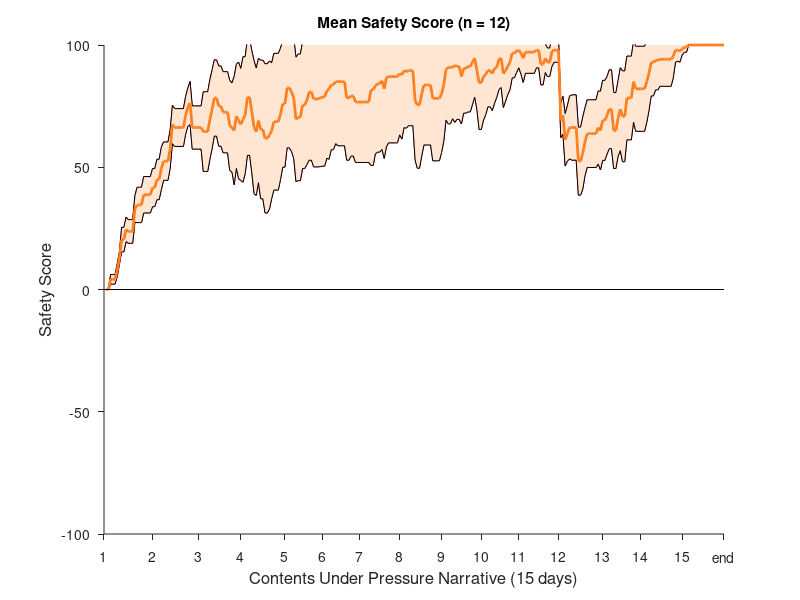
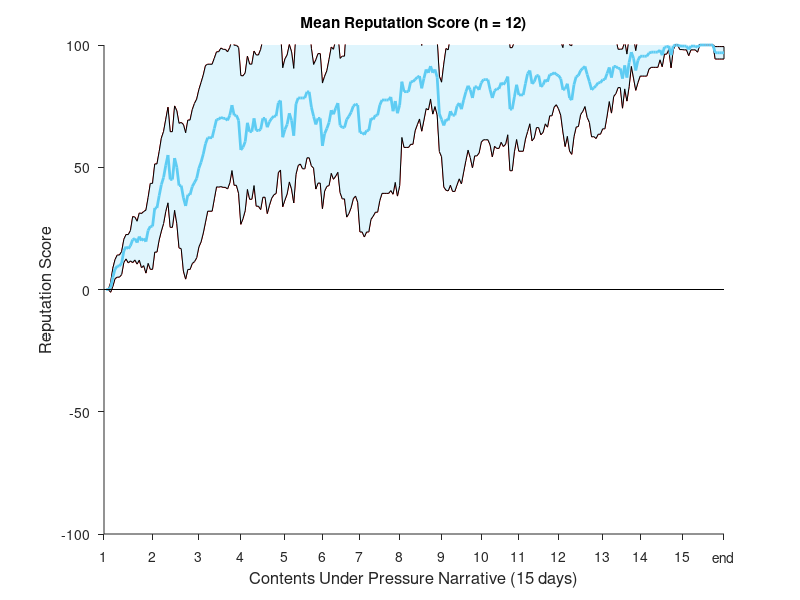
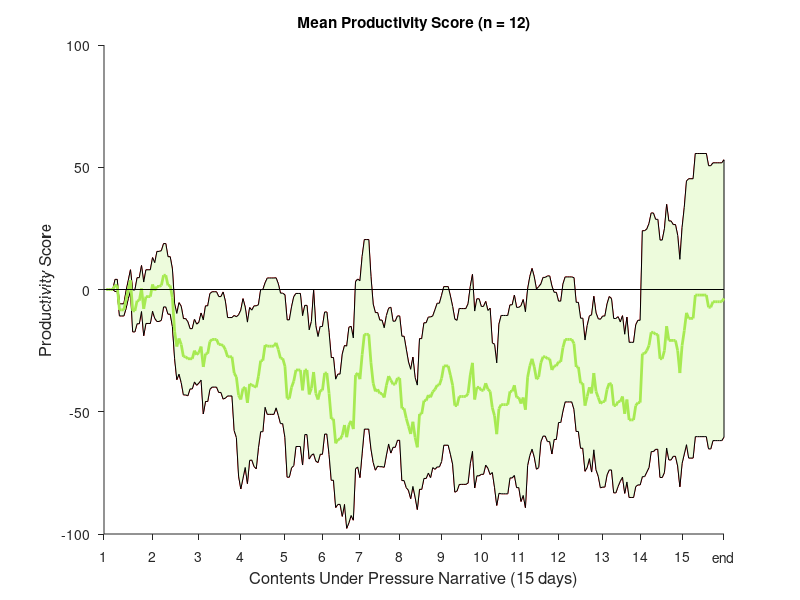
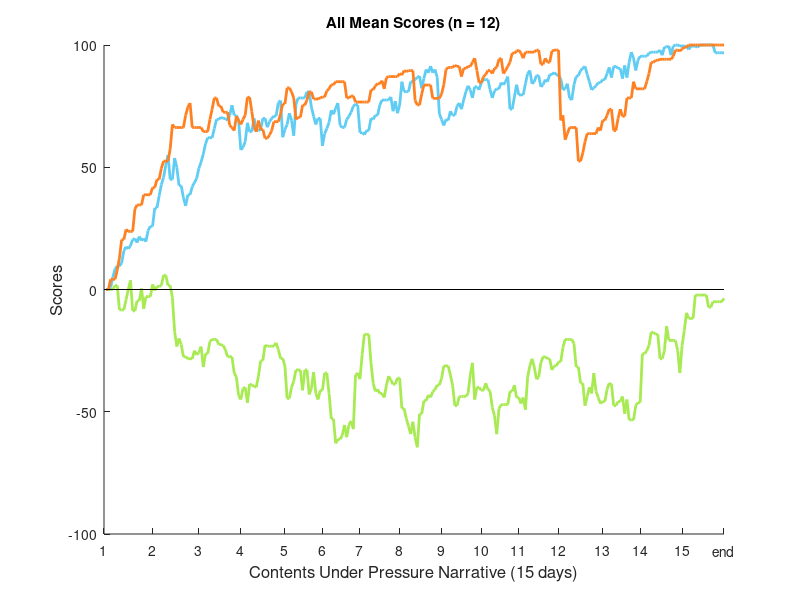

MATLAB code to generate these figures, in order: (Note: this script raises an error after producing the figures.)
clear all; close all; clc;

%Before you begin, import the data. Ensure you have the correct folder
%opened in MATLAB in the "Current Folder." Change folder as needed.


%Open the Excel file in MATLAB and go to the Data Export Sheet.
%The goal is to import the following variables as matrices
%       MeanP (1*280) as avg productivity
%       MeanR (1*280) as avg relationship
%       MeanS (1*280) as avg Safety
%       Productivity (280*n) which are the exact Productivity scores where
%n = number of players in the sample
%       Reputation (280*n)
%       Safety (280*n)
%       StdevP (1*280)
%       StdevR (1*280)
%       StdevS (1*280)
% I encourage you to use these exact names as they are used later in the
% doc.

%Data import should be a "Numeric Matrix" as the "Output Type". You need to
% rename each imported matrix/vector because it will be named with the
% spreadsheet, which can overwrite a prior import.

%The group of these vector should be exported as a .mat file. This will
%help you from needing to export out of Excel every time you want to
%generate new TSA plots.

load('2023StudyAsExample_TSA.mat') %import your .mat file for quick access; Case sensetive

%This is how I choose colors for the plots
SafeMean=1/255*[255,128,33];
SafeFill=1/255*[255,230,211];
RepMean=1/255*[94,204,243];
RepFill=1/255*[223,245,253];
ProdMean=1/255*[167,234,82];
ProdFill=1/255*[237,251,220];

%The following only plots the Means, this is what is used to generate the
%error in future figures, only run if you need to debug

% figure;
% p1=plot(Safety,'r');
% xlabel('Contents Under Pressure Narrative (15 days)')
% ylabel('Safety Score')
% p1(1).LineWidth = 0.5;
% xlim([0,280])
% ylim([-100,100])
% 
% figure
% p2=plot(Reputation,'m');
% xlabel('Contents Under Pressure Narrative (15 days)')
% ylabel('Reputation Score')
% p2(1).LineWidth = 0.5;
% xlim([0,280])
% ylim([-100,100])
% line(xlim, [0,0], 'Color', 'k', 'LineWidth', .5);
% 
% figure
% p3=plot(Productivity,'g');
% xlabel('Contents Under Pressure Narrative (15 days)')
% ylabel('Productivity Score')
% p3(1).LineWidth = 0.5;
% xlim([0,280])
% ylim([-100,100])
% line(xlim, [0,0], 'Color', 'k', 'LineWidth', .5);
% line(xlim, [0,0], 'Color', 'k', 'LineWidth', .5);


%The section below this comment is for generating means with standard
%deviation banding.


LowS=rot90(MeanS-StdevS);   %Rotate 90 degrees function since I forgot to do this in Excel
HiS=rot90(MeanS+StdevS);    %This needs to be in n*~280 not ~280*n
LowR=rot90(MeanR-StdevR);
HiR= rot90(MeanR+StdevR);
LowP=rot90(MeanP-StdevP);
HiP= rot90(MeanP+StdevP);

%More rotation
MeanS=rot90(MeanS);
MeanR=rot90(MeanR);
MeanP=rot90(MeanP);

figure                                                  %Create a new figure window to graph in
x=1:281;                                                %Setting the dimension of the x axis
plot(x,LowS,'r','LineWidth',0.1);                       %Plot mean-1stdev of safety
title('Mean Safety Score (n = 12)');
xlim([0,281])                                           %Set dimensions of graph for scaling
ylim([-100,100])
ylabel('Safety Score','FontSize', 12)                   %Label axes of graph
xticks([0 22 43 62 82 99 116 134 153 171 188 206 226 243 262 281])
xticklabels({'1','2','3','4','5','6','7','8','9','10','11','12','13','14','15','end'})
xlabel('Contents Under Pressure Narrative (15 days)','FontSize', 12)
% The line above this I turned off so I could "stitch" these three figures
% together. If you want to present these as seperate figures, I suggest
% uncommenting the previous line.
hold on;                                                %Freeze content so you can add more
plot(x,HiS,'r','LineWidth',0.1);                        %Add second plot: mean+1stdev of safety
x2 = [x,fliplr(x)];                                     %Create data in between the two curves
inBetween = [LowS,fliplr(HiS)];
fill(x2,inBetween,SafeFill);                            %Plot inbetween data
hold on;
plot(x,MeanS,'color',SafeMean,'LineWidth',2);           %Add mean safety score over plot
hold on;
line(xlim, [0,0], 'Color', 'k', 'LineWidth', .5);        % Draw line for X axis.
set(gca,'TickDir','out');
box OFF

figure  %Reputation Figure
x=1:281;
plot(x,LowR,'r','LineWidth',0.1);
title('Mean Reputation Score (n = 12)');
xlim([0,281])
ylim([-100,100])
xlabel('Contents Under Pressure Narrative (15 days)','FontSize', 12)
ylabel('Reputation Score','FontSize', 12)
xticks([0 22 43 62 82 99 116 134 153 171 188 206 226 243 262 281])
xticklabels({'1','2','3','4','5','6','7','8','9','10','11','12','13','14','15','end'})
hold on;
plot(x,HiR,'r','LineWidth',0.1);
inBetween = [LowR,fliplr(HiR)];
fill(x2,inBetween,RepFill);
hold on;
plot(x,MeanR,'color',RepMean,'LineWidth',2);
hold on;
line(xlim, [0,0], 'Color', 'k', 'LineWidth', .5);        % Draw line for X axis.
set(gca,'TickDir','out');
box OFF


figure  %Productivity Figure
x=1:281;
plot(x,LowP,'r','LineWidth',0.1);
title('Mean Productivity Score (n = 12)');
xlim([0,281])
ylim([-100,100])
xlabel('Contents Under Pressure Narrative (15 days)','FontSize', 12)
ylabel('Productivity Score','FontSize', 12)
xticks([0 22 43 62 82 99 116 134 153 171 188 206 226 243 262 281])
xticklabels({'1','2','3','4','5','6','7','8','9','10','11','12','13','14','15','end'})
hold on;
plot(x,HiP,'r','LineWidth',0.1);
inBetween = [LowP,fliplr(HiP)];
fill(x2,inBetween,ProdFill);
hold on;
plot(x,MeanP,'color',ProdMean,'LineWidth',2);
hold on;
line(xlim, [0,0], 'Color', 'k', 'LineWidth', .5);        % Draw line for X axis.
set(gca,'TickDir','out');
box OFF

figure  %All Means Figure
x=1:281;
title('All Mean Scores (n = 12)');
xlim([0,281])
ylim([-100,100])
xlabel('Contents Under Pressure Narrative (15 days)','FontSize', 12)
ylabel('Scores','FontSize', 12)
xticks([0 22 43 62 82 99 116 134 153 171 188 206 226 243 262 281])
xticklabels({'1','2','3','4','5','6','7','8','9','10','11','12','13','14','15','end'})
hold on;
inBetween = [LowP,fliplr(HiP)];
hold on;
plot(x,MeanP,'color',ProdMean,'LineWidth',2);
hold on;
plot(x,MeanR,'color',RepMean,'LineWidth',2);
hold on;
plot(x,MeanS,'color',SafeMean,'LineWidth',2);  
hold on;
line(xlim, [0,0], 'Color', 'k', 'LineWidth', .5);        % Draw line for X axis.
hold on;
%Draw a line at the X value for each scenario from beliefs interview
x1 = xline(170,'-.','S1 (LvT)','LabelHorizontalAlignment','center','LabelVerticalAlignment','bottom');
x2 = xline(53,'-.', 'S2 (RvT)','LabelHorizontalAlignment','center','LabelVerticalAlignment','bottom');                                     
x3 = xline(236,'-.', 'S3 (LvR)','LabelHorizontalAlignment','center','LabelVerticalAlignment','bottom');                                      
x4 = xline(94,'-.', 'S4 (LvP)','LabelHorizontalAlignment','center','LabelVerticalAlignment','bottom');                                      
x5 = xline(261,'-.', 'S5 (PvA)','LabelHorizontalAlignment','center','LabelVerticalAlignment','bottom');

legend({'Productivity','Reputation','Safety','0 Reference'},'Location','eastoutside')
set(gca,'TickDir','out');
box OFF
